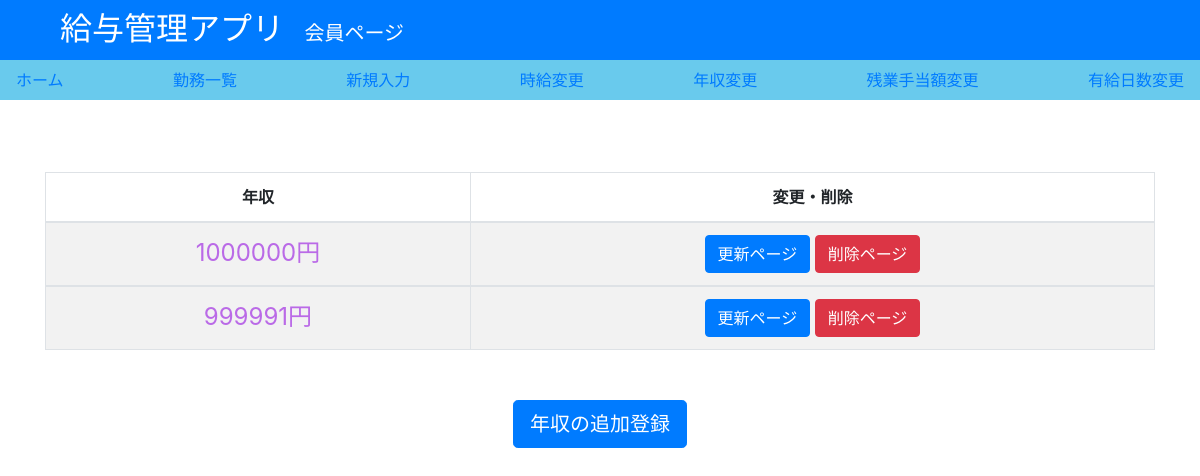
Before: /listyearwage/ (signed in) with the older database file.
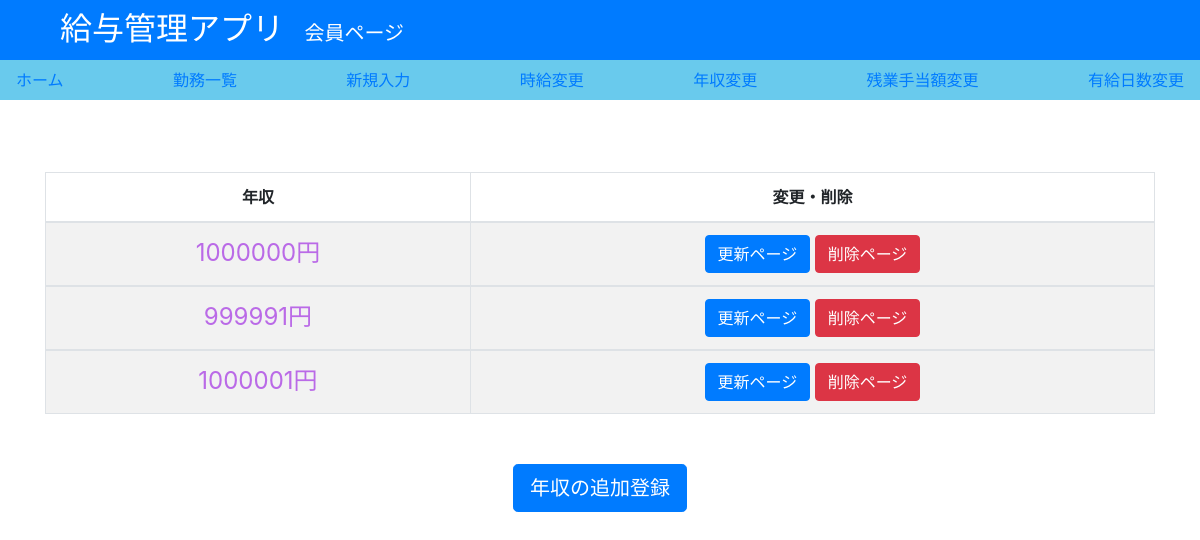
After: the same page with the newer database file.
### salary/models.py (models this page shows)
class Yearwage(models.Model):
    class Meta:
       verbose_name="年収"
    name = models.PositiveIntegerField(default=1000000,verbose_name="年収")
    user = models.ForeignKey(get_user_model(), verbose_name='ログインユーザー', on_delete=models.CASCADE)

### salary/views.py (the view)
# urls.py: path("listyearwage/", views.yearwagelist, name="yearwage_list"),
def yearwagelist(request):
    yearwage=Yearwage.objects.filter(user_id=request.user.id)
    return render(request, 'salary/yearwage_list.html', {"yearwage":yearwage})

### salary/templates/salary/yearwage_list.html
{% extends "salary/base2.html" %}
{% load humanize %}
{% block main %}
<br><br>
    <table id=wage_list width="100%" class="table table-striped table-bordered table-hover">
        <thead>
            <tr>
                <th class="center">年収</th>
                <th class="center">変更・削除</th>
            </tr>
        </thead>
        {% for yearwage in yearwage %}
        <tbody>
            <tr>
                <td class="center"><span class="important"> {{ yearwage.name|intcomma }}円</span></td>
                <td class="center">
                    <a class="btn btn-primary" href="{% url 'yearwage_update' yearwage.id %}" role="button">更新ページ</a>
                    <a class="btn btn-danger" href="{% url 'yearwage_delete' yearwage.id %}" role="button">削除ページ</a>
                </td>
            </tr>
        </tbody>
        {% empty %}
            <h1 class="center">コンテンツがありません。</h1>
        {% endfor %}
    </table>
<h3 class="center2"><a class="btn btn-primary btn-lg" href="{% url 'yearwage_create' %}" role="button">年収の追加登録</a></h3>
{% endblock %}

Changed rows visible on the page:
added Yearwage: name "1000001"
